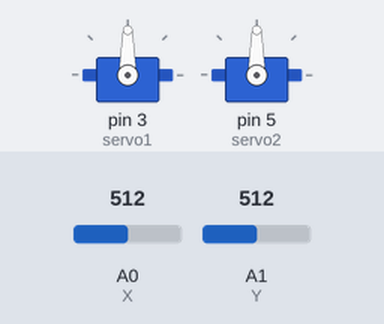
Bench run of a sketch on a simulated Arduino Uno, built with avr-gcc and run on an emulated ATmega328P. On the bench: 2 × servo. Inputs (shaded band) come from the test bench; at power-on: A0 (X) = 512, A1 (Y) = 512.

Above: at 1.2 s.
1.3 s: A0 (X) set to 716
At 2.5 s:
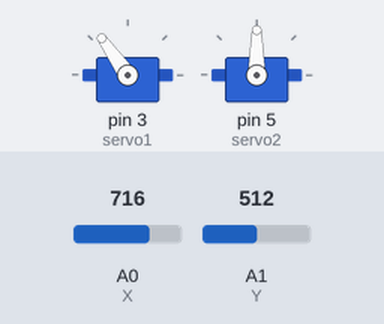
2.8 s: A1 (Y) set to 716
At 3.9 s:
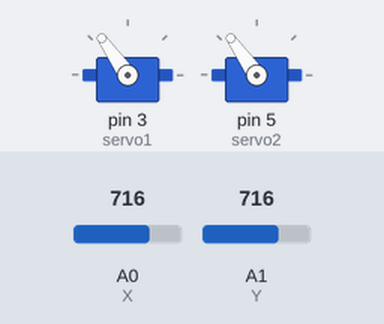
4.3 s: A0 (X) set to 900
At 5.0 s:
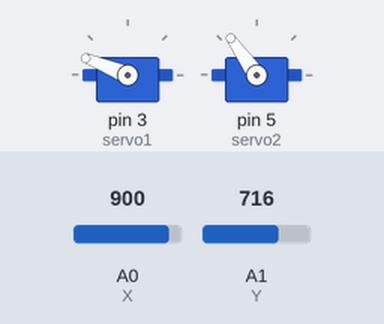
5.8 s: A1 (Y) set to 900
At 6.8 s:
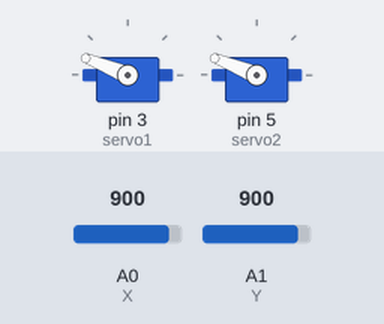
7.3 s: A0 (X) set to 1023
At 7.9 s:
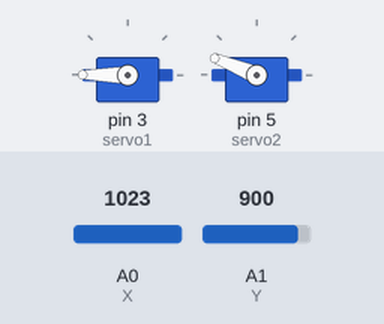
8.8 s: A1 (Y) set to 1023
At 9.1 s:
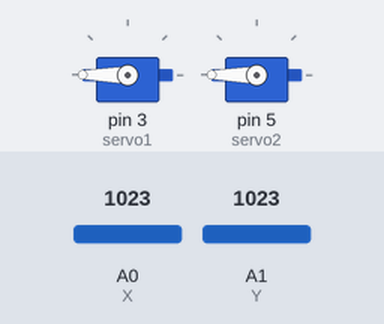
Timing chart, 0 to 11.3 s (numbered marks = the images above; inputs shaded):
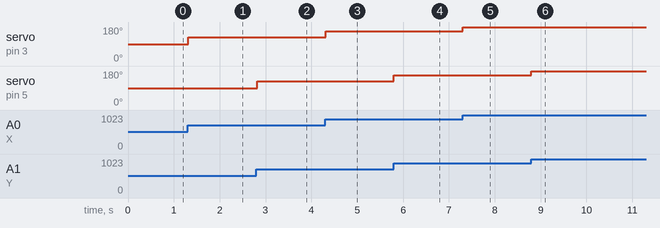

Measured:
- after the input at 1.3 s, servo on pin 3 (servo1): 90° → 125° at once
- after the input at 2.8 s, servo on pin 5 (servo2): 90° → 125° at once
- after the input at 4.3 s, servo on pin 3 (servo1): 125° → 158° at once
- after the input at 5.8 s, servo on pin 5 (servo2): 125° → 158° at once
- after the input at 7.3 s, servo on pin 3 (servo1): 158° → 180° at once
- after the input at 8.8 s, servo on pin 5 (servo2): 158° → 180° at once

The sketch:

robot_arm_1_code1.ino
```cpp
#include <Servo.h>

Servo servo1;

Servo servo2;

int X = 0;
int Y = 1;

int inpVal;

void setup() {
  // put your setup code here, to run once:
  servo1.attach(3);
  servo2.attach(5);

}

void loop() {
  // put your main code here, to run repeatedly:

inpVal = analogRead(X);
inpVal = map (inpVal, 0 ,1023, 0, 180);
servo1.write(inpVal);

inpVal = analogRead(Y);
inpVal = map (inpVal, 0 ,1023, 0, 180);
servo2.write(inpVal);
delay(15);


}
```
